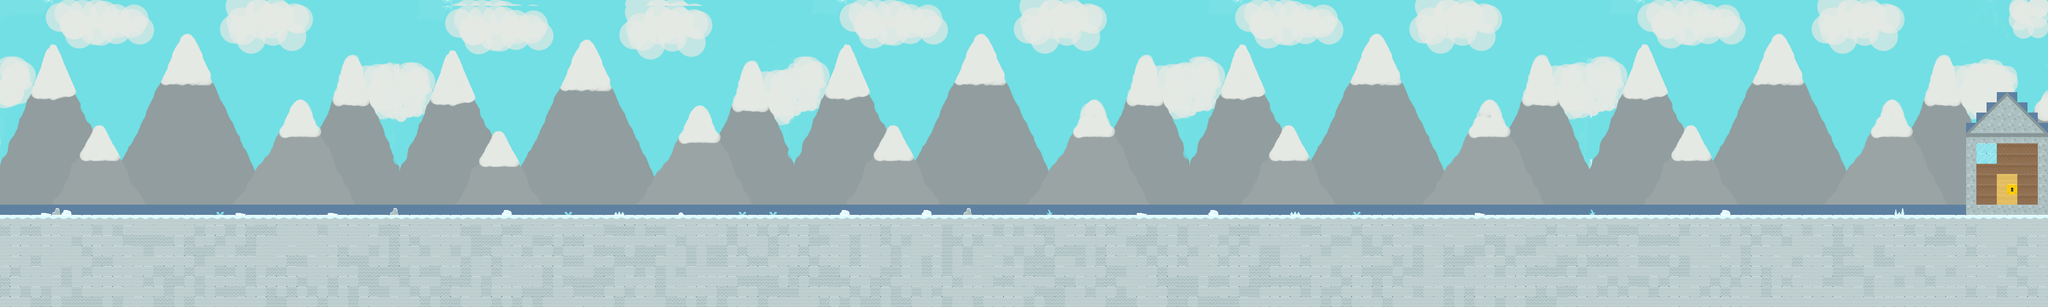

Below is a game level as drawn by its tile map, then a one-line description and the .tmx that defines it (tile-layer data replaced by summaries):
An orthogonal 200x30 tile map with 21x21 px tiles, 2 tile layers (ground, other stuff), 1 image layer and 6 objects (coll4, coll2, coll5, coll1, coll3).

<map version="1.0" orientation="orthogonal" renderorder="right-down" width="200" height="30" tilewidth="21" tileheight="21" nextobjectid="38">
 <tileset firstgid="1" name="spritesheet" tilewidth="21" tileheight="21" spacing="2" margin="2" tilecount="900" columns="30">
  <image source="spritesheet.png" width="692" height="692" />
 </tileset>
 <imagelayer name="background">
  <image source="mountainback.png" width="4200" height="420" />
 </imagelayer>
 <layer name="ground" width="200" height="30">
  <data>[6000 cells, 2000 non-empty, 11 distinct tile ids]</data>
 </layer>
 <layer name="other stuff" width="200" height="30">
  <data>[6000 cells, 110 non-empty, 20 distinct tile ids]</data>
 </layer>
 <objectgroup name="collisions">
  <object id="13" name="coll4" x="2920.04" y="356.275" width="81.9838" height="85.0202" />
  <object id="11" name="coll2" x="1449.39" y="355.263" width="80.9717" height="85.0202" />
  <object id="14" name="coll5" x="3655.87" y="357.287" width="80.9717" height="84.0081" />
  <object id="10" name="coll1" x="715.587" y="357.287" width="78.9474" height="82.996" />
  <object id="12" name="coll3" x="2186.23" y="356.275" width="78.9474" height="85.0202" />
 </objectgroup>
 <objectgroup name="ground">
  <object id="37" x="0" y="0" width="4200" height="441" />
 </objectgroup>
</map>
